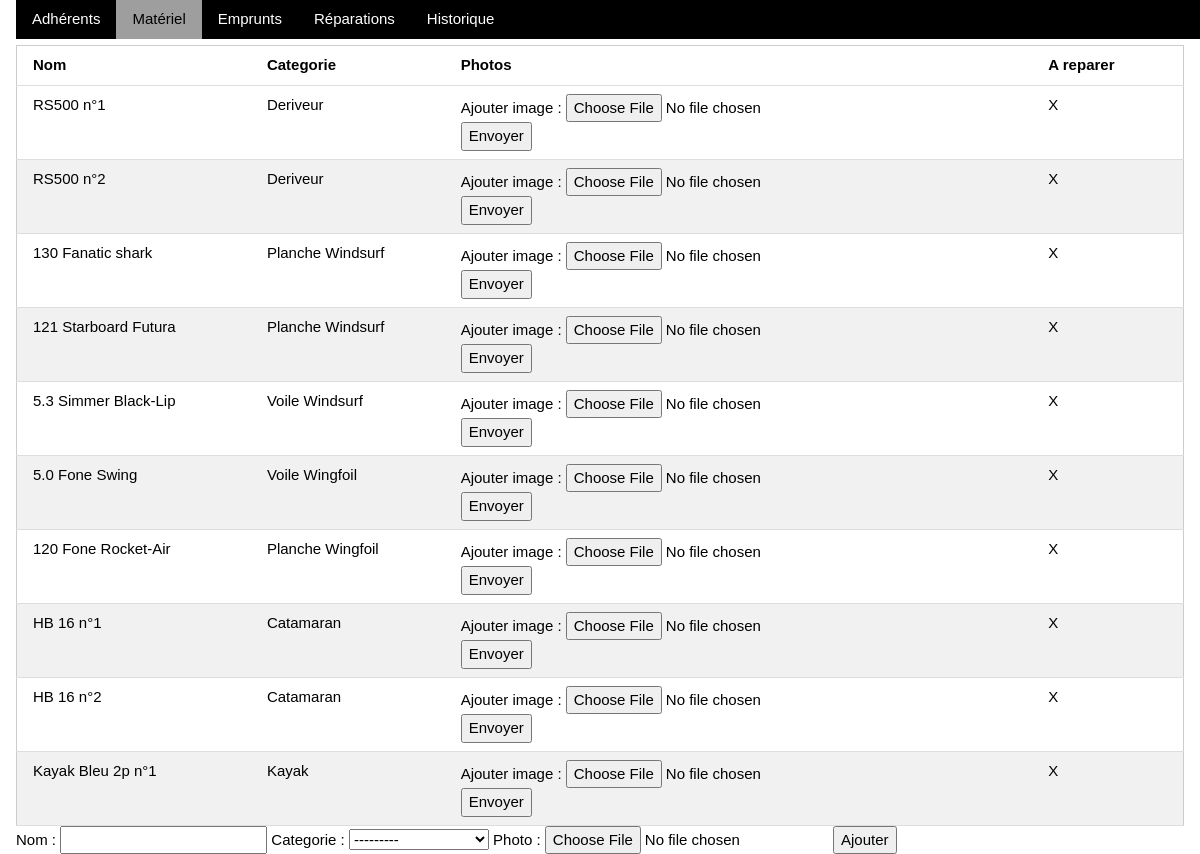
The page /materiel/ on the database as committed earlier.
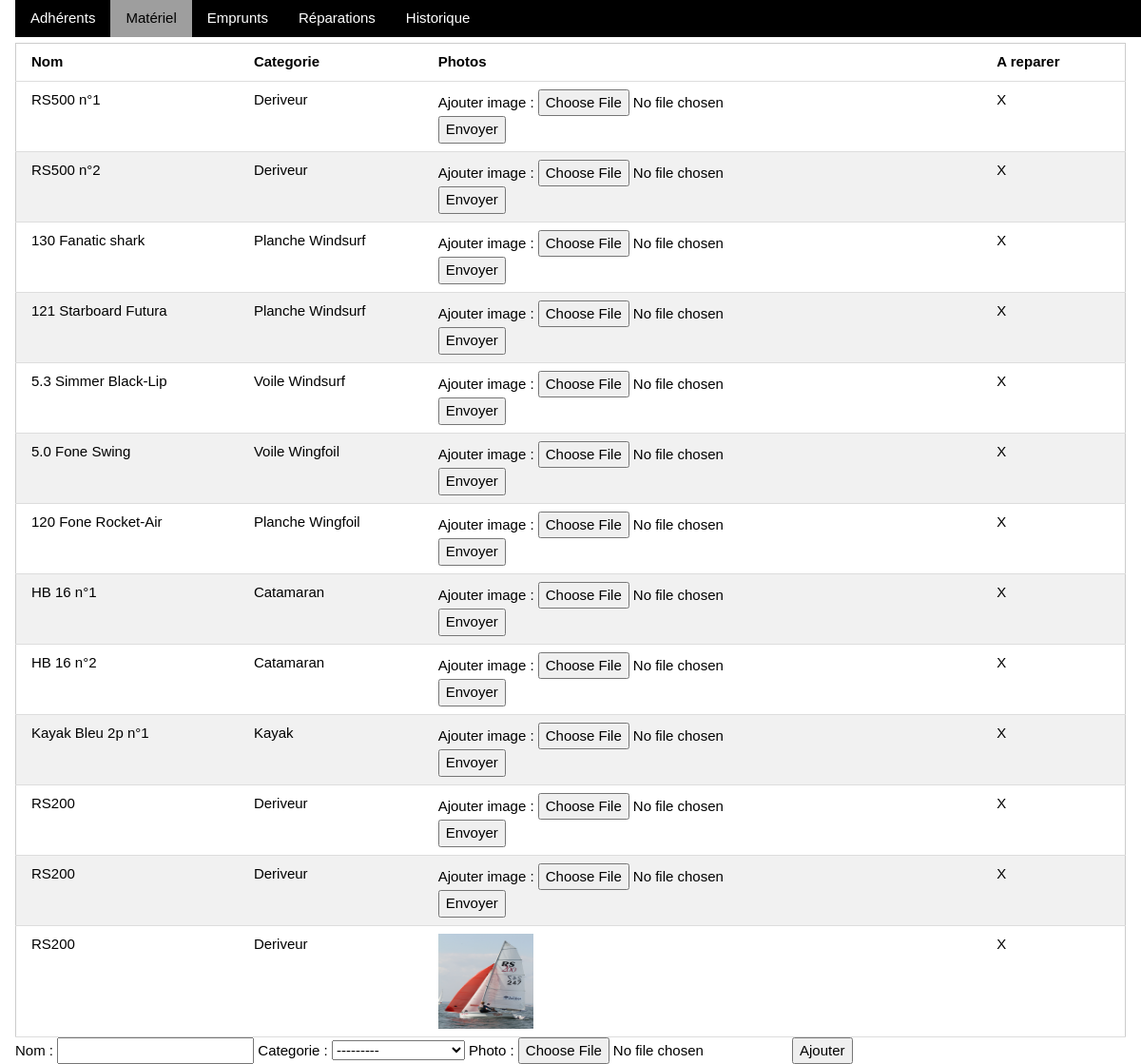
The same page on the database as committed later.
### gestion/models.py (models this page shows, shortened)
class Gear(models.Model):
    name = models.CharField(max_length=64, unique=True)
    category = models.ForeignKey(GearCat, on_delete=models.DO_NOTHING, null=False)
    toRepair = models.BooleanField(default=False)
    photo = models.ImageField(upload_to='photos/', null=True, blank=True)
    class Meta:
        verbose_name = 'Materiel'

class GearCat(models.Model):
    name = models.CharField(max_length=64, unique=True)
    def __str__(self):
        return self.name
    class Meta:
        verbose_name = "Categorie Materiel"

### gestion/views.py (the view)
# urls.py: path('materiel/', views.materiel, name='materiel'),
def materiel(request):
    newGearForm = None
    addImageForm = None
    if request.method == 'POST':
        if request.POST['action'] == 'Ajouter':
            newGearForm = GearForm(request.POST, request.FILES)
            if newGearForm.is_valid():
                newGearForm.save()
                return redirect('materiel')
        elif request.POST['action'] == 'Envoyer':
            addImageForm = AddImageForm(request.POST, request.FILES)
            gear_id = int(request.POST['id'])
            if addImageForm.is_valid():
                g = Gear.objects.get(id=gear_id)
                imageFile = request.FILES['photo']
                g.photo = imageFile
                g.save()
                return redirect('materiel')
    else:
        newGearForm = GearForm()
        addImageForm = AddImageForm()
    context = {
        "newGearForm": newGearForm,
        "addImageForm": addImageForm,
        "materiel": Gear.objects.all(),
        "pageName": "materiel",
       }
    return render(request, "gestion/materiel.html", context)

### gestion/forms.py
class GearForm(forms.ModelForm):
    name = forms.CharField(max_length=64, label="Nom", required=True)
    category = forms.ModelChoiceField(queryset=GearCat.objects.all(), label="Categorie", required=True)
    photo = forms.ImageField(label="Photo", required=False)
    class Meta:
        model = Gear
        fields = ['name', 'category', 'photo']

class AddImageForm(forms.Form):
    photo = forms.ImageField(label="Ajouter image", required=True)
    class Meta:
        fields = ['photo']

### gestion/templates/gestion/materiel.html (shortened to what this page needs)
{% include "gestion/head.html" %}
        <table class="table-sortable w3-table-all w3-hoverable">
            <tr>
                <thead>
                <th data-sort="string">Nom</th>
                <th data-sort="string">Categorie</th>
                <th data-sort="string">Photos</th>
                <th data-sort="string">A reparer</th>
                </thead>
            </tr>
            <tbody>
            {% for m in materiel %}
                <tr>
                    <td>{{ m.name }}</td>
                    <td>{{ m.category.name }}</td>
                    <td>
                        {% if m.photo %}
                            <img src="{{ m.photo.url }}" alt="" width="100" height="100">
                        {% else %}
                            <form method="post" enctype="multipart/form-data">
                                {{ addImageForm.as_div }}
                                <input type="submit" name="action" value="Envoyer">
                            </form>
                        {% endif %}
                    </td>
                    {% if m.toRepair %}
                    	<td>V</td>
                    {% else %}
                    	<td>X</td>
                    {% endif %}
                    <td></td>
                </tr>
            {% endfor %}
            </tbody>
        </table>
        <div>
            <form method="post" enctype="multipart/form-data">
                {{ newGearForm }}
                <input type="submit" name="action" value="Ajouter">
            </form>
        </div>
    </div>
</body>

Rows that differ between the two databases and show on the page:
added Gear: name "RS200", category.name "Deriveur", toRepair "X"
added Gear: name "RS200", category.name "Deriveur", toRepair "X"
added Gear: name "RS200", category.name "Deriveur", photo (picture), toRepair "X"
